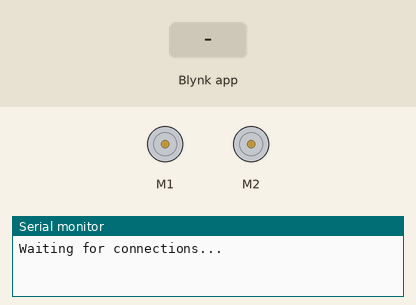
A sketch run on a simulated Arduino Uno, built with avr-gcc and run on an emulated ATmega328P. Parts: 2 × DC motor (green arrow = forward, orange = backward, longer = faster), the last lines printed to the serial monitor. Inputs (shaded band) come from the test bench. WiFi joins after 1.5 s; servers stay silent unless stated.

Above: at 3.0 s.
3.1 s: Blynk app writes 1 to V1
At 3.6 s:
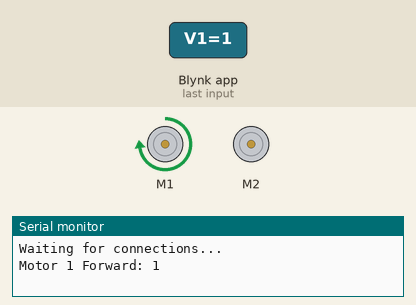
4.6 s: Blynk app writes 200 to V0
At 5.8 s:
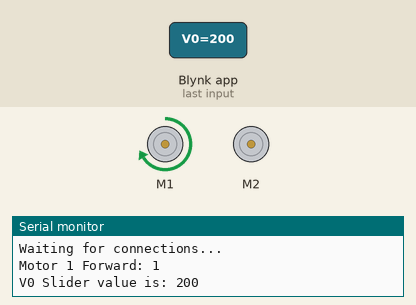
6.1 s: Blynk app writes 1 to V3
At 7.1 s:
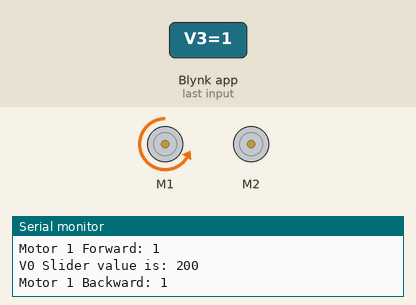
7.6 s: Blynk app writes 1 to V2
At 8.2 s:
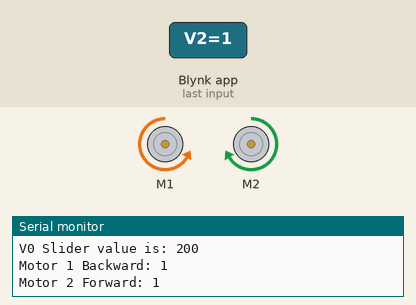
9.1 s: Blynk app writes 0 to V1
At 10.3 s:
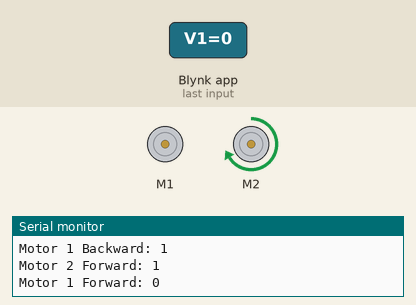
10.6 s: Blynk app writes 1 to V4
At 11.7 s:
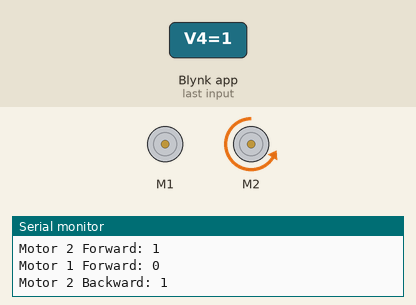
Timing chart, 0 to 13.1 s (numbered marks = the images above; inputs shaded):
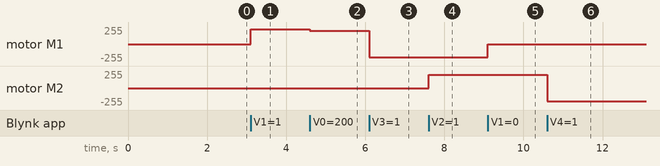

The sketch:

bluetoothforrover.ino
```cpp
#include <SoftwareSerial.h>
SoftwareSerial SwSerial(10, 11); // RX, TX
#define BLYNK_PRINT Serial
#include <BlynkSimpleSerialBLE.h>
#include <Adafruit_MotorShield.h>
#include "utility/Adafruit_MS_PWMServoDriver.h"
//#define BLYNK_DEBUG // Optional, this enables lots of prints

#include <SoftwareSerial.h>


// You should get Auth Token in the Blynk App.
// Go to the Project Settings (nut icon).
char auth[] = "c517e585e86249ce98435ad237a5aeea";


SoftwareSerial SerialBLE(10, 11); // RX, TX

Adafruit_MotorShield AFMS = Adafruit_MotorShield();


Adafruit_DCMotor *motor1 = AFMS.getMotor(1);
Adafruit_DCMotor *motor2 = AFMS.getMotor(2);

void setup()
{
   Serial.println("oh boi");

  // Debug console
  Serial.begin(9600);

  SerialBLE.begin(9600);
  Blynk.begin(SerialBLE, auth);

  Serial.println("Waiting for connections...");
    AFMS.begin();  // create with the default frequency 1.6KHz
  // Set the speed to start, from 0 (off) to 255 (max speed)
  motor1->setSpeed(225);
  motor2->setSpeed(225);
}

void loop()
{
  Blynk.run();
  // You can inject your own code or combine it with other sketches.
  // Check other examples on how to communicate with Blynk. Remember
  // to avoid delay() function!
}

BLYNK_WRITE(V0)
{
  int pinValue = param.asInt(); // assigning incoming value from pin V1 to a variable
  // You can also use:
  // String i = param.asStr();
  // double d = param.asDouble();
  Serial.print("V0 Slider value is: ");
  Serial.println(pinValue);
  motor1->setSpeed(pinValue);
  motor2->setSpeed(pinValue);
  //motor3->setSpeed(pinValue);
  //motor4->setSpeed(pinValue);
}

// Motor 1 Forward
BLYNK_WRITE(V1)
{
  int pinValue = param.asInt(); // assigning incoming value from pin V1 to a variable
  Serial.print("Motor 1 Forward: ");
  Serial.println(pinValue);
  if (pinValue == 1) {
    motor1->run(FORWARD);
    //motor3->run(FORWARD);
  }
  if (pinValue == 0) {
    motor1->run(RELEASE);
    //motor3->run(RELEASE);
  }
}


// Motor 2 Forward
BLYNK_WRITE(V2)
{
  int pinValue = param.asInt(); // assigning incoming value from pin V1 to a variable
  Serial.print("Motor 2 Forward: ");
  Serial.println(pinValue);
  if (pinValue == 1) {
    motor2->run(FORWARD);
    //motor4->run(FORWARD);
  }
  if (pinValue == 0) {
    motor2->run(RELEASE);
    //motor4->run(RELEASE);
  }
}

// Motor 1 Backward
BLYNK_WRITE(V3)
{
  int pinValue = param.asInt(); // assigning incoming value from pin V1 to a variable
  Serial.print("Motor 1 Backward: ");
  Serial.println(pinValue);
  if (pinValue == 1) {
    motor1->run(BACKWARD);
    //motor3->run(BACKWARD);
  }
  if (pinValue == 0) {
    motor1->run(RELEASE);
    //motor3->run(RELEASE);
  }
}

// Motor 2 Backward
BLYNK_WRITE(V4)
{
  int pinValue = param.asInt(); // assigning incoming value from pin V1 to a variable
  Serial.print("Motor 2 Backward: ");
  Serial.println(pinValue);
  if (pinValue == 1) {
    motor2->run(BACKWARD);
    //motor4->run(BACKWARD);
  }
  if (pinValue == 0) {
    motor2->run(RELEASE);
    //motor4->run(RELEASE);
  }
}
```

Measured:
- after the input at 3.1 s, motor M1: stopped → forward 225/255 at once
- after the input at 4.6 s, motor M1: forward 225/255 → forward 200/255 at once
- after the input at 6.1 s, motor M1: forward 200/255 → backward 200/255 at once
- after the input at 7.6 s, motor M2: stopped → forward 200/255 at once
- after the input at 9.1 s, motor M1: backward 200/255 → stopped at once
- after the input at 10.6 s, motor M2: forward 200/255 → backward 200/255 at once
